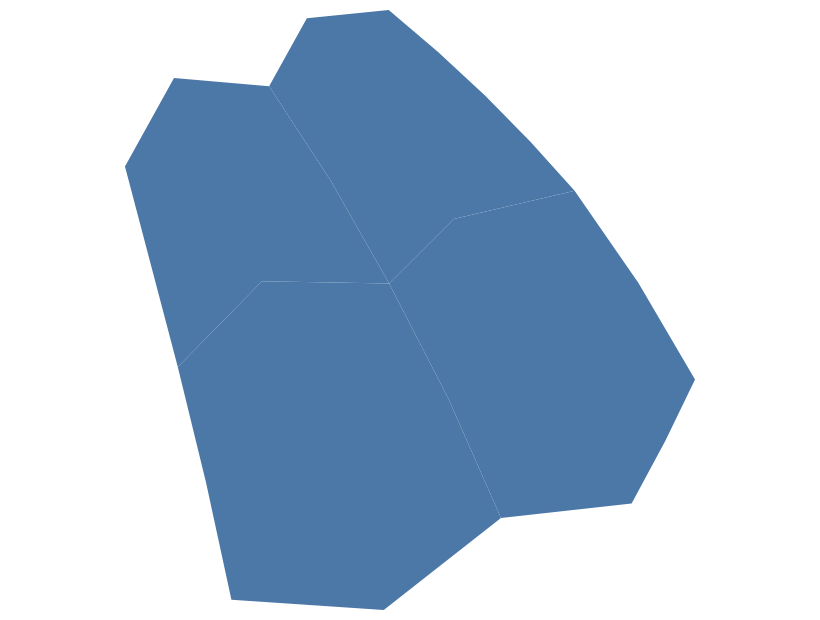

Write the Vega-Lite specification saved for this chart.
### Vega-Lite specification from a JSON file in a GitHub repository (floating-point values rounded to 4 significant figures)
{"$schema": "https://vega.github.io/schema/vega-lite/v6.json", "padding": 5, "autosize": "none", "width": 400, "height": 300, "params": [{"name": "rot", "value": 25}], "config": {"projection": {"type": "orthographic", "rotate": [{"signal": "rot"}, -30, 0]}}, "data": {"values": {"type": "FeatureCollection", "features": [{"type": "Feature", "properties": {"name": "west", "value": 3, "cat": "a"}, "geometry": {"type": "Polygon", "coordinates": [[[-11, 48], [-2, 52], [9, 50], [10, 36], [0, 33], [-10, 35], [-11, 48]]]}}, {"type": "Feature", "properties": {"name": "east", "value": 5, "cat": "b"}, "geometry": {"type": "Polygon", "coordinates": [[[9, 50], [18, 52], [31, 50], [30, 38], [20, 34], [10, 36], [9, 50]]]}}, {"type": "Feature", "properties": {"name": "north-west", "value": 2, "cat": "a"}, "geometry": {"type": "Polygon", "coordinates": [[[-12, 60], [-3, 65], [8, 63], [9, 50], [-2, 52], [-11, 48], [-12, 60]]]}}, {"type": "Feature", "properties": {"name": "north-east", "value": 8, "cat": "b"}, "geometry": {"type": "Polygon", "coordinates": [[[8, 63], [19, 66], [30, 64], [31, 50], [18, 52], [9, 50], [8, 63]]]}}]}, "format": {"property": "features"}}, "projection": {}, "mark": "geoshape"}
